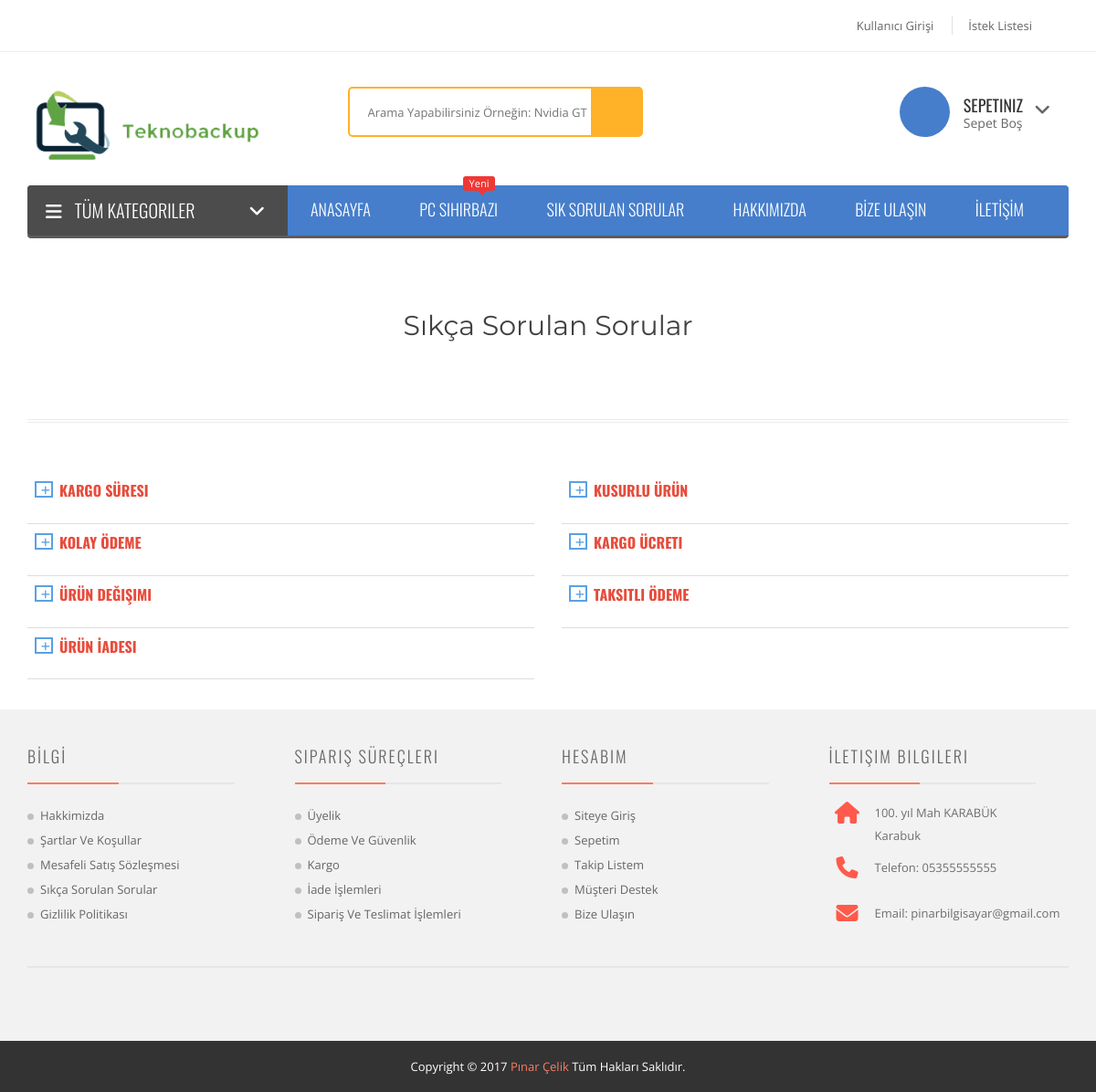
Page /index.php/sikcasorulansorular on the committed database.
### tables this page shows
CREATE TABLE `sorular` (
  `id` int(11) NOT NULL,
  `soru` text NOT NULL,
  `cevap` text NOT NULL
);

CREATE TABLE `ayarlar` (
  `id` int(50) NOT NULL,
  `sirketadi` varchar(20) NOT NULL,
  `keywords` varchar(250) NOT NULL,
  `aciklama` varchar(250) NOT NULL,
  `name` varchar(20) NOT NULL,
  `smtpserver` varchar(50) NOT NULL,
  `smtpport` int(50) NOT NULL,
  `smtpemail` varchar(255) NOT NULL,
  `password` varchar(30) NOT NULL,
  `adres` varchar(200) NOT NULL,
  `sehir` varchar(20) NOT NULL,
  `tel` varchar(30) NOT NULL,
  `fax` varchar(25) NOT NULL,
  `email` varchar(250) NOT NULL,
  `hakkimizda` text NOT NULL,
  `gizlilik` text NOT NULL,
  `sartlar` text NOT NULL,
  `sozlesme` text NOT NULL,
  `facebook` varchar(255) NOT NULL,
  `instagram` varchar(255) NOT NULL,
  `twitter` varchar(255) NOT NULL,
  `xkordinat` double NOT NULL,
  `ykordinat` double NOT NULL
);

### application/controllers/Sikcasorulansorular.php (called while the page is built, shortened)
<?php
class Sikcasorulansorular extends CI_Controller {
    public function __construct()
    {
        $this->load->helper('url');
        $this->load->library('session');
        $this->load->database();
        $this->load->model('admin/Database_Model');
    }
	public function index()
	{
	    $query = $this->db->get('ayarlar');
        $data['ayar'] = $query->result();
	    $query = $this->db->get('kategoriler');
        $data['kategori'] = $query->result();
        $data["katsayi"] = $query->num_rows();
        $query = $this->db->get('alt_kategoriler');
        $data['altkategori'] = $query->result();
        $query = $this->db->get('sorular');
        $data['sorular'] = $query->result();
        if($this->session->kullanici_data['id']){
            $k_id = $this->session->kullanici_data['id'];
            $query = $this->Database_Model->sepet_listesi_sorgusu($k_id);
            $data['sepetsayi'] = $query->num_rows();
            $data['headersepet'] = $query->result();
        }else{
            $data['sepetsayi'] = 0;
        };
		$this->load->view('header',$data);
		$this->load->view('sorular');
		$this->load->view('footer');
	}
}

### index.php (called while the page is built, shortened)
<?php
require_once BASEPATH.'core/CodeIgniter.php';

### application/views/sorular.php (the view, shortened to what this page needs)
<div class="asked_area">
    <div class="container">
        <div class="row">
            <div class="col-md-12">
                <div class="our_team_new_head our_team_new_head_2">
                    <h2>Sıkça Sorulan Sorular</h2>
                </div>
            </div>
        </div>
    </div>
</div>
<div class="section-element">
    <div class="container">
        <div class="row">
            <div class="wpb_column column_container col-sm-12">
                <div class="vc_column-inner ">
                    <div class="wpb_wrapper">
                        <div class="vc_separator wpb_content_element vc_separator_align_center vc_sep_width_100 vc_sep_double vc_sep_pos_align_center vc_separator_no_text vc_sep_color_grey">
                                    <span class="vc_sep_holder vc_sep_holder_l">
                                    <span class="vc_sep_line"></span>
                                    </span>
                            <span class="vc_sep_holder vc_sep_holder_r">
                                    <span class="vc_sep_line"></span>
                                    </span>
                        </div>
                    </div>
                </div>
            </div>
        </div>
    </div>
</div>
<div class="ll_colpse_area">
    <div class="container">
        <div class="row">
            <div class="col-md-6">
                <?php
                $a=1;
                foreach ($sorular as $rs) {
                    if($a%2!=0){
                ?>
                    <div class="panel-default">
                        <div class="panel-heading" role="tab" id="heading<?= $a ?>">
                            <h4 class="colpse_heading">
                                <a class="collapsed" role="button" data-toggle="collapse" data-parent="#accordion" href="#<?= $a ?>" aria-expanded="false" aria-controls="<?= $a ?>">
                                    <?= $rs->soru ?>
                                </a>
                            </h4>
                        </div>
                    </div>
                    <?php
                    }
                    $a++;
                }
                ?>
            </div>
            <div class="col-md-6">
                <?php
                $b=1;
                foreach ($sorular as $rs) {
                    if($b%2==0){
                ?>
                    <div class="panel-default">
                        <div class="panel-heading" role="tab" id="heading<?= $b ?>">
                            <h4 class="colpse_heading">
                                <a class="collapsed" role="button" data-toggle="collapse" data-parent="#accordion" href="#<?= $b ?>" aria-expanded="false" aria-controls="<?= $b ?>">
                                    <?= $rs->soru ?>
                                </a>
                            </h4>
                        </div>
                    </div>
                    <?php
                    }
                    $b++;
                }
                ?>
            </div>
        </div>
    </div>
</div>

### application/views/footer.php (shortened to what this page needs)
<div class="footer_area footer_area_2">
    <div class="container">
        <div class="row">
            <div class="col-md-3 col-sm-6">
                <div class="footer_menu footer_menu_4">
                    <div class="news_heading_2 news_heading_4">
                        <h3>BİLGİ </h3>
                    </div>
                    <div class="footer_menu">
                        <ul>
                            <li>
                                <a href="<?= base_url() ?>hakkimizda">Hakkimizda</a>
                            </li>
                            <li>
                                <a href="<?= base_url() ?>icerik/sartlar">Şartlar ve Koşullar</a>
                            </li>
                            <li>
                                <a href="<?= base_url() ?>icerik/sozlesme">Mesafeli Satış Sözleşmesi</a>
                            </li>
                            <li>
                                <a href="<?= base_url() ?>sikcasorulansorular">Sıkça Sorulan Sorular</a>
                            </li>
                            <li>
                                <a href="<?= base_url() ?>icerik/gizlilik">Gizlilik Politikası</a>
                            </li>
                        </ul>
                    </div>
                </div>
            </div>
            <div class="col-md-3 col-sm-6">
                <div class="footer_menu footer_menu_4">
                    <div class="news_heading_2 news_heading_4">
                        <h3>Sipariş Süreçleri </h3>
                    </div>
                    <div class="footer_menu">
                        <ul>
                            <li>
                                <a href="<?= base_url() ?>home/login">Üyelik</a>
                            </li>
                            <li>
                                <a href="<?= base_url() ?>">Ödeme ve Güvenlik</a>
                            </li>
                            <li>
                                <a href="<?= base_url() ?>">Kargo</a>
                            </li>
                            <li>
                                <a href="<?= base_url() ?>">İade İşlemleri</a>
                            </li>
                            <li>
                                <a href="<?= base_url() ?>">Sipariş ve Teslimat İşlemleri</a>
                            </li>
                        </ul>
                    </div>
                </div>
            </div>
            <div class="col-md-3 col-sm-6">
                <div class="footer_menu footer_menu_4">
                    <div class="news_heading_2 news_heading_4">
                        <h3> Hesabım </h3>
                    </div>
                    <div class="footer_menu">
                        <ul>
                            <li>
                                <a href="<?= base_url() ?>home/login">Siteye Giriş</a>
                            </li>
                            <li>
                                <a href="<?= base_url() ?>home/sepet">Sepetim</a>
                            </li>
                            <li>
                                <a href="<?= base_url() ?>home/istek_listesi">Takip Listem</a>
                            </li>
                            <li>
                                <a href="<?= base_url() ?>iletisim">Müşteri Destek</a>
                            </li>
                            <li>
                                <a href="<?= base_url() ?>bizeulasin">Bize Ulaşın</a>
                            </li>
                        </ul>
                    </div>
                </div>
            </div>
            <div class="col-md-3 col-sm-6">
                <div class="footer_menu footer_menu_2 footer_menu_5 ">
                    <div class="news_heading_2 news_heading_4">
                        <h3> İletişim Bilgileri </h3>
                    </div>
                    <ul>
                        <li>
                            <i class="fa fa-home"></i>
                            <p><?= $ayar[0]->adres ?></p>
                            <p><?= $ayar[0]->sehir ?></p>
                        </li>
                        <li>
                            <i class="fa fa-phone"></i>
                            <p>Telefon: <?= $ayar[0]->tel ?></p>
                        </li>
                        <li>
                            <i class="fa fa-envelope"></i>
                            <p>Email: <?= $ayar[0]->email ?></p>
                        </li>
                    </ul>
                </div>
            </div>
        </div>
    </div>
    <div class="footer_middle">
        <div class="container">
            <div class="fotter_inner fotter_inner_2">
                <div class="middele_pic">
                </div>
            </div>
        </div>
    </div>
</div>
<div class="footer-bottom">
    <div class="container">
        <div class="widget-copyright text-center">
            Copyright © 2017
            <a href="#">Pınar Çelik</a> Tüm Hakları Saklıdır.
        </div>
    </div>
</div>
</body>
</html>

### mainsite/css/responsive.css (style rules this page uses)
@media (min-width: 992px) and (max-width: 1200px) { .news_heading_2 h3::after { width: 127px; } }

### rows in the picture
sorular: soru "KARGO SÜRESI"
sorular: soru "KOLAY ÖDEME"
sorular: soru "ÜRÜN DEĞIŞIMI"
sorular: soru "ÜRÜN İADESI"
sorular: soru "KUSURLU ÜRÜN"
sorular: soru "KARGO ÜCRETI"
sorular: soru "TAKSITLI ÖDEME"
ayarlar: adres "100. yıl Mah KARABÜK", sehir "Karabuk", tel "05355555555", email "pinarbilgisayar@gmail.com"
